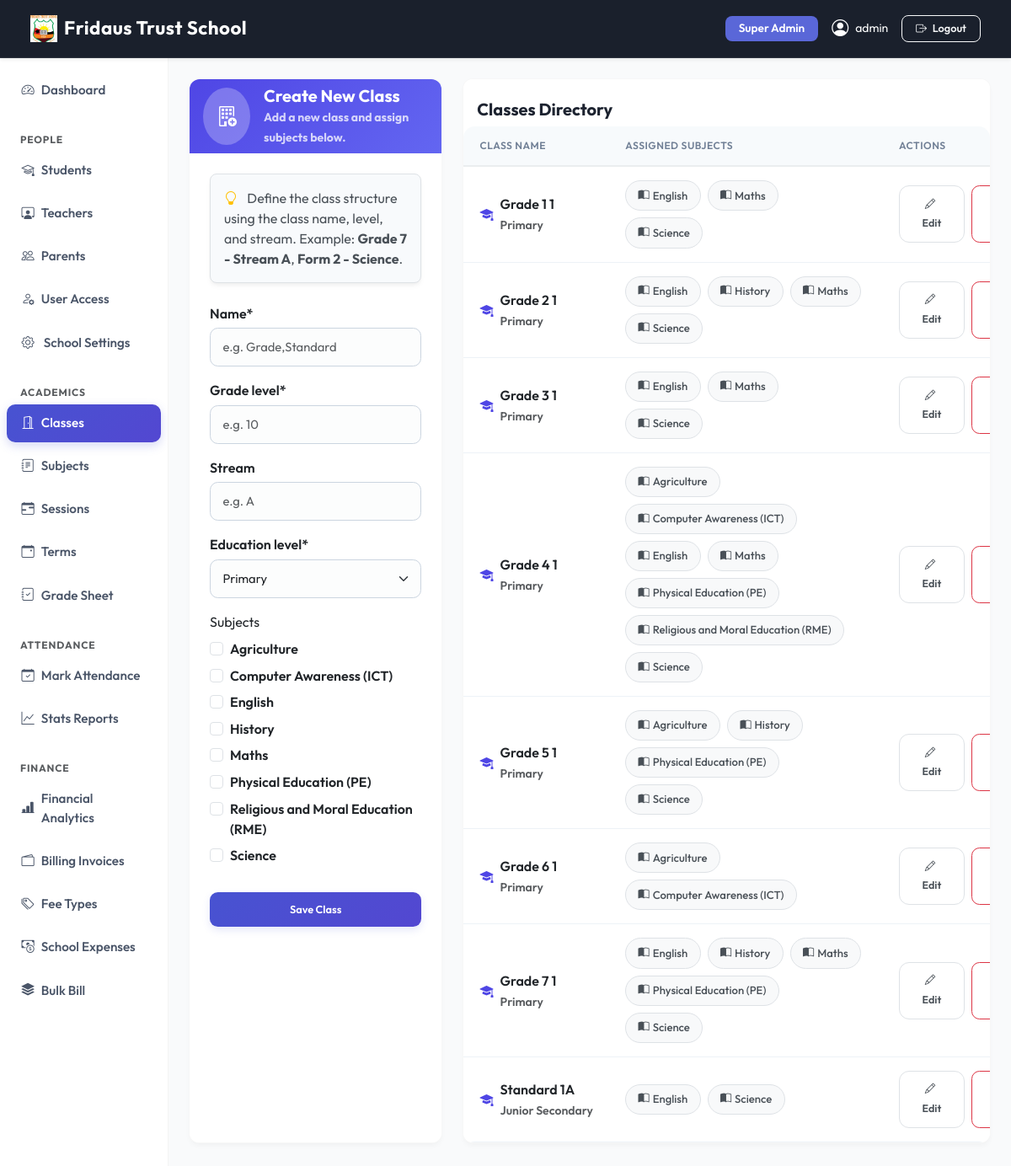
Page /academics/classes/ (signed in) on the committed database.
### apps/dashboard/models.py (models this page shows, shortened)
class SchoolSettings(models.Model):
    school_name    = models.CharField(max_length=200, default='SchoolMS')
    logo           = models.ImageField(upload_to='school/logo/', blank=True, null=True)
    favicon        = models.ImageField(upload_to='school/favicon/', blank=True, null=True)
    primary_color  = models.CharField(max_length=7, default='#5a67d8', help_text='Hex color e.g. #5a67d8')
    secondary_color= models.CharField(max_length=7, default='#4c51bf')
    sidebar_color  = models.CharField(max_length=7, default='#ffffff')
    navbar_color   = models.CharField(max_length=7, default='#1a202c')
    address        = models.TextField(blank=True)
    phone          = models.CharField(max_length=20, blank=True)
    email          = models.EmailField(blank=True)
    website        = models.URLField(blank=True)
    class Meta:
        verbose_name = 'School Settings'
    @classmethod
    def get(cls):
        obj, _ = cls.objects.get_or_create(pk=1)
        return obj

### apps/accounts/models.py (models this page shows, shortened)
class User(AbstractUser):
    ROLE_CHOICES = (
        ('superadmin', 'Super Admin'),
        ('admin', 'Admin'),
        ('teacher', 'Teacher'),
        ('student', 'Student'),
        ('parent', 'Parent'),
    )
    role = models.CharField(max_length=20, choices=ROLE_CHOICES)
    phone = models.CharField(max_length=20, blank=True, null=True)
    profile_pic = models.ImageField(upload_to='profile_pictures/', blank=True, null=True)
    created_at = models.DateTimeField(auto_now_add=True)
    @property
    def is_admin(self):
        return self.role in ['superadmin', 'admin'] or self.is_superuser
    def __str__(self):
        return f"{self.get_full_name() or self.username} ({self.get_role_display()})"

### apps/academics/models.py (models this page shows, shortened)
class Subject(models.Model):
    name = models.CharField(max_length=200, unique=True)
    code = models.CharField(max_length=20, unique=True, blank=True, null=True)
    class Meta:
        ordering = ['name']
    def __str__(self):
        return self.name

class StudentClass(models.Model):
    LEVEL_CHOICES = [
        ('primary', "Primary"),
        ('junior', "Junior Secondary"),
        ('secondary', "Senior Secondary"),
    ]
    """Class or Room (e.g. Grade 10-A, JSS 1)"""
    name = models.CharField(max_length=20, unique=True)
    grade_level = models.PositiveSmallIntegerField()
    stream = models.CharField(max_length=50, blank=True, null=True)
    education_level = models.CharField(max_length=20, choices=LEVEL_CHOICES, default='primary')
    subjects = models.ManyToManyField(Subject, related_name='classes', blank=True)
    class Meta:
        verbose_name = "Class"
        verbose_name_plural = "Classes"
        ordering = ['name']
    def __str__(self):
        return f"{self.name} {self.grade_level}{self.stream or ''}"

### apps/academics/views.py (the view)
# urls.py: path('classes/',                     views.class_list,   name='class_list'),
@login_required
@admin_required
def class_list(request):
    classes = StudentClass.objects.prefetch_related('subjects').all()
    form = StudentClassForm()
    return render(request, 'academics/class_list.html', {'classes': classes, 'form': form})

### apps/academics/forms.py
class StudentClassForm(forms.ModelForm):
    class Meta:
        model = StudentClass
        fields = ['name', 'grade_level','stream','education_level','subjects']
        widgets = {
            'name':forms.TextInput(attrs={'placeholder': 'e.g. Grade,Standard'}),
            'grade_level': forms.NumberInput(attrs={'placeholder': 'e.g. 10'}),
            'stream': forms.TextInput(attrs={'placeholder': 'e.g. A'}),
            'education_level': forms.Select(attrs={'placeholder': 'e.g. primary, junior, secondary'}),
            'subjects': forms.CheckboxSelectMultiple(attrs={'class': 'subject-checkboxes'}),
        }
    def __init__(self, *args, **kwargs):
        super().__init__(*args, **kwargs)
        self.helper = FormHelper()
        self.helper.layout = Layout(
            'name',
            'grade_level',
            'stream',
            'education_level',
            'subjects',
            Submit('submit', 'Save Class', css_class='btn btn-primary btn-sm mt-2')
        )

### apps/dashboard/context_processors.py (called while the page is built)
def school_settings(request):
    return {'school_settings': SchoolSettings.get()}

### templates/academics/class_list.html (shortened to what this page needs)
{% extends 'base.html' %}
{% load crispy_forms_tags %}
{% block content %}
<div class="row">
  <div class="col-md-4 mb-4">
   <div class="card border-0 shadow-sm h-100">
    <div class="card-header border-0 text-white"
         style="background:linear-gradient(135deg,#4f46e5,#6366f1);">
        <div class="d-flex align-items-center">
            <div class="rounded-circle bg-white bg-opacity-25 p-3 me-3">
                <i class="bi bi-building-add fs-4"></i>
            </div>
            <div>
                <h5 class="fw-bold mb-0">Create New Class</h5>
                <small class="opacity-75">
                    Add a new class and assign subjects below.
                </small>
            </div>
        </div>
    </div>
    <div class="card-body p-4">
        <div class="alert alert-light border mb-4">
            <i class="bi bi-lightbulb text-warning me-2"></i>
            Define the class structure using the class name, level, and stream.
            Example:
            <strong>Grade 7 - Stream A</strong>,
            <strong>Form 2 - Science</strong>.
        </div>
        <form method="post" action="{% url 'academics:class_create' %}">
            {% crispy form %}
        </form>
    </div>
</div>
  </div>
  <div class="col-md-8 mb-4">
    <div class="card shadow-sm border-0">
      <div class="card-header bg-white border-0 pt-4 pb-2">
        <h5 class="fw-bold mb-0">Classes Directory</h5>
      </div>
      <div class="table-responsive">
        <table class="table table-hover align-middle mb-0" id="classesTable">
          <thead class="table-light">
            <tr>
              <th>Class Name</th>
              <th>Assigned Subjects</th>
              <th class="text-middle px-4">Actions</th>
            </tr>
          </thead>
          <tbody>
            {% for c in classes %}
            <tr id="class-row-{{ c.pk }}">
              <td>
    <div class="class-name">
    <i class="bi bi-mortarboard-fill"></i>
    <div>
     <span class="fw-semibold">
            {{c}}
        </span>
        <br>
        <small class="text-muted">
            {{ c.get_education_level_display }}
        </small>
</div>
</div>
</td>
              <td class="subjects-cell">
    {% if c.subjects.exists %}
        <div class="d-flex flex-wrap gap-2">
            {% for sub in c.subjects.all %}
                <span class="subject-pill">
                    <i class="bi bi-book-half me-1"></i>
                    {{ sub.name }}
                </span>
            {% endfor %}
        </div>
    {% else %}
        <span class="text-muted small">
            <i class="bi bi-info-circle me-1"></i>
            No subjects assigned
        </span>
    {% endif %}
</td>
              <td class="text-end px-4 align-middle">
    <div class="btn-group-actions">
        <a href="{% url 'academics:class_update' c.pk %}"
           class="action-btn action-edit">
            <i class="bi bi-pencil me-1"></i>Edit
        </a>
        <button class="btn btn-sm btn-outline-danger btn-delete-class"
                data-id="{{ c.pk }}"
                data-url="{% url 'academics:class_delete' c.pk %}">
        </button>
    </div>
</td>
            </tr>
            {% empty %}
            <tr><td colspan="3" class="text-center text-muted py-4">No classes registered yet.</td></tr>
            {% endfor %}
          </tbody>
        </table>
      </div>
    </div>
  </div>
</div>
{% endblock %}

### templates/base.html (shortened to what this page needs)
{% load static %}
<!DOCTYPE html>
<html lang="en">
<head>
  <link href="https://cdn.jsdelivr.net/npm/bootstrap@5.3.2/dist/css/bootstrap.min.css" rel="stylesheet">
  <link href="https://cdn.jsdelivr.net/npm/bootstrap-icons@1.11.3/font/bootstrap-icons.css" rel="stylesheet">
  <link href="https://cdnjs.cloudflare.com/ajax/libs/toastr.js/latest/toastr.min.css" rel="stylesheet">
  <link href="{% static 'css/modern.css' %}" rel="stylesheet">
  <link href="https://cdn.jsdelivr.net/npm/select2@4.1.0-rc.0/dist/css/select2.min.css" rel="stylesheet">
  <link href="https://cdn.jsdelivr.net/npm/select2-bootstrap-5-theme@1.3.0/dist/select2-bootstrap-5-theme.min.css" rel="stylesheet">
</head>
<body>
{% if user.is_authenticated %}
<nav class="navbar navbar-expand-lg navbar-dark sticky-top d-print-none shadow-sm"
     style="background-color: {{ school_settings.navbar_color|default:'#1a202c' }} !important;">
  <div class="container-fluid">
    <a class="navbar-brand fw-bold text-white d-flex align-items-center gap-2" href="/">
      {% if school_settings.logo %}
        <img src="{{ school_settings.logo.url }}" height="32" style="object-fit:contain;" alt="{{ school_settings.school_name }}">
      {% else %}
        <i class="bi bi-shield-check" style="color: var(--school-primary);"></i>
      {% endif %}
      <span>{{ school_settings.school_name|default:"SchoolMS" }}</span>
    </a>
    <div class="collapse navbar-collapse" id="navbarNav">
      <div class="ms-auto d-flex align-items-center gap-3 mt-2 mt-lg-0">
        <span class="badge bg-primary px-3 py-2 text-capitalize" style="font-size: 0.85rem;">{{ user.get_role_display }}</span>
        <a href="{% url 'accounts:profile' %}" class="text-white text-decoration-none d-flex align-items-center gap-2 small">
          {% if user.profile_pic %}
            <img src="{{ user.profile_pic.url }}" class="rounded-circle border border-2 border-white" width="32" height="32" style="object-fit:cover">
          {% else %}
            <i class="bi bi-person-circle fs-5"></i>
          {% endif %}
          <span class="d-none d-sm-inline">{{ user.get_full_name|default:user.username }}</span>
        </a>
        <a href="{% url 'accounts:logout' %}" class="btn btn-outline-light btn-sm px-3"><i class="bi bi-box-arrow-right me-1"></i> Logout</a>
      </div>
    </div>
  </div>
</nav>
<div class="container-fluid">
  <div class="row">
    <aside class="col-lg-2 col-md-3 d-none d-md-block pt-3 px-0 border-end" id="sidebar">
  {% include 'partials/sidebar.html' %}
</aside>
    <main class="col-lg-10 col-md-9 ms-sm-auto px-md-4 py-4 animate-fade-in">
      {% block content %}{% endblock %}
    </main>
  </div>
</div>
{% else %}
  {% block auth_content %}{% endblock %}
{% endif %}
</body>
</html>

### static/css/modern.css (style rules this page uses)
:root { --primary-hsl: 235, 65%, 60%; --success-hsl: 150, 60%, 45%; --warning-hsl: 35, 85%, 55%; --danger-hsl: 355, 75%, 55%; --info-hsl: 185, 70%, 45%; --dark-hsl: 220, 30%, 12%; --bg-hsl: 220, 20%, 97%; --card-bg-hsl: 0, 0%, 100%; --text-muted-hsl: 220, 10%, 50%; --border-radius-sm: 8px; --border-radius-md: 14px; --border-radius-lg: 20px; --shadow-sm: 0 4px 6px -1px rgba(0, 0, 0, 0.05), 0 2px 4px -1px rgba(0, 0, 0, 0.03); --shadow-md: 0 10px 15px -3px rgba(0, 0, 0, 0.06), 0 4px 6px -2px rgba(0, 0, 0, 0.04); --shadow-lg: 0 20px 25px -5px rgba(0, 0, 0, 0.08), 0 10px 10px -5px rgba(0, 0, 0, 0.04); --transition-smooth: all 0.3s cubic-bezier(0.4, 0, 0.2, 1); }
body { font-family: 'Outfit', sans-serif; background-color: hsl(var(--bg-hsl)); color: hsl(var(--dark-hsl)); -webkit-font-smoothing: antialiased; }
.card { border: 1px solid rgba(0, 0, 0, 0.035) !important; border-radius: var(--border-radius-md) !important; box-shadow: var(--shadow-sm); background: #ffffff; transition: var(--transition-smooth); }
.card-header { border-bottom: 1px solid rgba(0, 0, 0, 0.035); font-weight: 700; color: hsl(var(--dark-hsl)); }
#sidebar { background-color: #ffffff; border-right: 1px solid rgba(0, 0, 0, 0.045) !important; padding-top: 1.25rem; }
.table-responsive { border-radius: var(--border-radius-md); overflow: hidden; }
.table { margin-bottom: 0; }
.table th { background-color: #f7fafc; color: #718096; font-size: 0.72rem; text-transform: uppercase; letter-spacing: 0.8px; padding: 0.9rem 1.2rem; font-weight: 700; }
.table td { padding: 0.9rem 1.2rem; font-size: 0.9rem; border-bottom: 1px solid #edf2f7; }
.btn { border-radius: 10px; font-weight: 600; padding: 0.55rem 1.25rem; font-size: 0.9rem; transition: var(--transition-smooth); }
.btn-sm { padding: 0.35rem 0.9rem; font-size: 0.8rem; border-radius: 8px; }
.btn-primary { background: linear-gradient(135deg, hsl(var(--primary-hsl)) 0%, hsl(245, 60%, 55%) 100%); border: none; box-shadow: 0 4px 10px rgba(90, 103, 216, 0.15); }
.badge { padding: 0.45em 0.85em; font-weight: 600; font-size: 0.75rem; border-radius: 8px; }
.form-control, .form-select { border-radius: 10px; border: 1px solid #cbd5e0; padding: 0.6rem 0.9rem; font-size: 0.92rem; transition: var(--transition-smooth); background-color: #fcfdfd; }
.alert { border-radius: var(--border-radius-sm); border: none; box-shadow: var(--shadow-sm); }
.table-responsive, main, .content-wrapper { overflow: visible !important; }
.card .table-responsive { overflow-x: auto !important; }
body { height: 100vh !important; max-height: 100vh !important; overflow: hidden !important; }
.container-fluid > .row { height: calc(100vh - 60px); overflow: hidden !important; display: flex; flex-wrap: nowrap; }
#sidebar { height: 100% !important; overflow-y: auto !important; overflow-x: hidden; }
main { height: 100% !important; flex: 1; overflow-y: auto !important; overflow-x: hidden; }

### templates/academics/class_list.html (style rules this page uses)
.subject-pill { display:inline-flex; align-items:center; padding:.45rem .9rem; border:1px solid #dee2e6; border-radius:50rem; background:#f8f9fa; color:#495057; font-size:.82rem; font-weight:500; transition:all .2s ease; }
#classesTable td { padding-top:1rem; padding-bottom:1rem; vertical-align:middle; }
#classesTable tbody tr { transition:background-color .2s ease; }
.btn-group-actions { display:inline-flex; gap:.5rem; }
.btn-group-actions .btn { min-width:85px; border-radius:.6rem; }
.class-name { font-weight:600; font-size:1rem; color:#212529; display:flex; align-items:center; gap:.5rem; white-space: nowrap; }
.class-name i { color:#4f46e5; }
.subjects-cell { min-width:320px; }
.action-btn { width:78px; height:68px; border:1px solid #dee2e6; border-radius:.75rem; background:#fff; color:#495057; text-decoration:none; display:flex; flex-direction:column; justify-content:center; align-items:center; gap:.25rem; transition:.2s ease; font-size:.78rem; font-weight:600; }
.card-header { border-radius:.75rem .75rem 0 0 !important; }
.alert-light { background:#f8fafc; border-color:#e2e8f0; }
.card { border-radius:.85rem; }
.card-body .form-control, .card-body .form-select { border-radius:.6rem; min-height:46px; }
.card-body .btn-primary { width:100%; border-radius:.6rem; padding:.7rem; font-weight:600; }
.card-body label { font-weight:600; margin-bottom:.35rem; }

### rows in the picture
SchoolSettings: logo (picture), school_name "Fridaus Trust School"
User: role "Super Admin", get_full_name "admin"
Subject: name "Agriculture"
StudentClass: name+grade_level+stream "Grade 1 1", education_level "Primary"
Subject: name "English"
Subject: name "Maths"
Subject: name "Science"
StudentClass: name+grade_level+stream "Grade 2 1", education_level "Primary"
Subject: name "History"
StudentClass: name+grade_level+stream "Grade 3 1", education_level "Primary"
StudentClass: name+grade_level+stream "Grade 4 1", education_level "Primary"
Subject: name "Computer Awareness (ICT)"
Subject: name "Physical Education (PE)"
Subject: name "Religious and Moral Education (RME)"
StudentClass: name+grade_level+stream "Grade 5 1", education_level "Primary"
StudentClass: name+grade_level+stream "Grade 6 1", education_level "Primary"
StudentClass: name+grade_level+stream "Grade 7 1", education_level "Primary"
StudentClass: name+grade_level+stream "Standard 1A", education_level "Junior Secondary"
